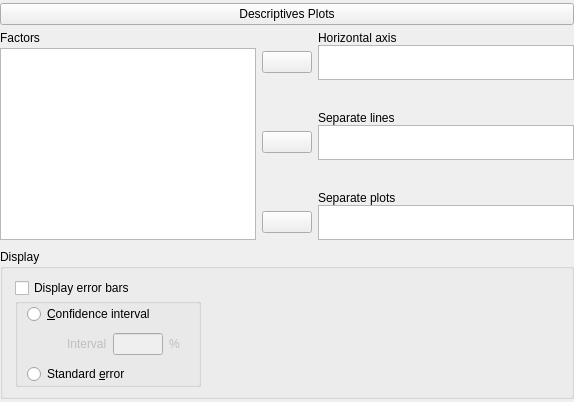
    <widget class="QWidget" name="profilePlot" native="true">
     <layout class="QGridLayout" name="gridLayout_24">
      <property name="leftMargin">
       <number>0</number>
      </property>
      <property name="topMargin">
       <number>3</number>
      </property>
      <property name="rightMargin">
       <number>0</number>
      </property>
      <property name="bottomMargin">
       <number>3</number>
      </property>
      <item row="1" column="0">
       <widget class="QWidget" name="containerDescriptivesPlot" native="true">
        <layout class="QGridLayout" name="gridLayout_23">
         <property name="leftMargin">
          <number>0</number>
         </property>
         <property name="topMargin">
          <number>0</number>
         </property>
         <property name="rightMargin">
          <number>0</number>
         </property>
         <property name="bottomMargin">
          <number>0</number>
         </property>
         <item row="0" column="0">
          <widget class="QWidget" name="widget_17" native="true">
           <layout class="QGridLayout" name="gridLayout_11">
            <property name="leftMargin">
             <number>0</number>
            </property>
            <property name="topMargin">
             <number>0</number>
            </property>
            <property name="rightMargin">
             <number>0</number>
            </property>
            <property name="bottomMargin">
             <number>3</number>
            </property>
            <property name="horizontalSpacing">
             <number>0</number>
            </property>
            <property name="verticalSpacing">
             <number>3</number>
            </property>
            <item row="0" column="0">
             <widget class="QLabel" name="label_7">
              <property name="sizePolicy">
               <sizepolicy hsizetype="Fixed" vsizetype="Fixed">
                <horstretch>0</horstretch>
                <verstretch>0</verstretch>
               </sizepolicy>
              </property>
              <property name="text">
               <string>Factors</string>
              </property>
             </widget>
            </item>
            <item row="1" column="0">
             <widget class="AvailableFieldsListView" name="plotVariables">
              <property name="sizePolicy">
               <sizepolicy hsizetype="Expanding" vsizetype="Expanding">
                <horstretch>0</horstretch>
                <verstretch>0</verstretch>
               </sizepolicy>
              </property>
              <property name="maximumSize">
               <size>
                <width>16777215</width>
                <height>16777215</height>
               </size>
              </property>
             </widget>
            </item>
           </layout>
          </widget>
         </item>
         <item row="0" column="1">
          <widget class="QWidget" name="widget_15" native="true">
           <layout class="QVBoxLayout" name="verticalLayout_6">
            <property name="leftMargin">
             <number>0</number>
            </property>
            <property name="topMargin">
             <number>0</number>
            </property>
            <property name="rightMargin">
             <number>0</number>
            </property>
            <property name="bottomMargin">
             <number>3</number>
            </property>
            <item>
             <widget class="QWidget" name="widget_19" native="true">
              <property name="sizePolicy">
               <sizepolicy hsizetype="Preferred" vsizetype="Preferred">
                <horstretch>0</horstretch>
                <verstretch>0</verstretch>
               </sizepolicy>
              </property>
              <layout class="QGridLayout" name="gridLayout_14">
               <property name="leftMargin">
                <number>0</number>
               </property>
               <property name="topMargin">
                <number>0</number>
               </property>
               <property name="rightMargin">
                <number>0</number>
               </property>
               <property name="bottomMargin">
                <number>0</number>
               </property>
               <property name="verticalSpacing">
                <number>0</number>
               </property>
               <item row="2" column="0">
                <widget class="AssignButton" name="buttonAssignHorizontalAxis">
                 <property name="sizePolicy">
                  <sizepolicy hsizetype="Fixed" vsizetype="Fixed">
                   <horstretch>0</horstretch>
                   <verstretch>0</verstretch>
                  </sizepolicy>
                 </property>
                 <property name="minimumSize">
                  <size>
                   <width>50</width>
                   <height>0</height>
                  </size>
                 </property>
                 <property name="maximumSize">
                  <size>
                   <width>50</width>
                   <height>16777215</height>
                  </size>
                 </property>
                 <property name="text">
                  <string/>
                 </property>
                </widget>
               </item>
               <item row="0" column="1">
                <widget class="QLabel" name="label_8">
                 <property name="sizePolicy">
                  <sizepolicy hsizetype="Fixed" vsizetype="Fixed">
                   <horstretch>0</horstretch>
                   <verstretch>0</verstretch>
                  </sizepolicy>
                 </property>
                 <property name="text">
                  <string>Horizontal axis</string>
                 </property>
                </widget>
               </item>
               <item row="2" column="1">
                <widget class="BoundListView" name="plotHorizontalAxis">
                 <property name="sizePolicy">
                  <sizepolicy hsizetype="Expanding" vsizetype="Fixed">
                   <horstretch>0</horstretch>
                   <verstretch>0</verstretch>
                  </sizepolicy>
                 </property>
                 <property name="maximumSize">
                  <size>
                   <width>16777215</width>
                   <height>35</height>
                  </size>
                 </property>
                </widget>
               </item>
              </layout>
             </widget>
            </item>
            <item>
             <spacer name="verticalSpacer_2">
              <property name="orientation">
               <enum>Qt::Vertical</enum>
              </property>
              <property name="sizeType">
               <enum>QSizePolicy::Expanding</enum>
              </property>
              <property name="sizeHint" stdset="0">
               <size>
                <width>20</width>
                <height>0</height>
               </size>
              </property>
             </spacer>
            </item>
            <item>
             <widget class="QWidget" name="widget_20" native="true">
              <property name="sizePolicy">
               <sizepolicy hsizetype="Preferred" vsizetype="Preferred">
                <horstretch>0</horstretch>
                <verstretch>0</verstretch>
               </sizepolicy>
              </property>
              <layout class="QGridLayout" name="gridLayout_15">
               <property name="leftMargin">
                <number>0</number>
               </property>
               <property name="topMargin">
                <number>0</number>
               </property>
               <property name="rightMargin">
                <number>0</number>
               </property>
               <property name="bottomMargin">
                <number>0</number>
               </property>
               <property name="verticalSpacing">
                <number>0</number>
               </property>
               <item row="1" column="1">
                <widget class="BoundListView" name="plotSeparateLines">
                 <property name="sizePolicy">
                  <sizepolicy hsizetype="Expanding" vsizetype="Fixed">
                   <horstretch>0</horstretch>
                   <verstretch>0</verstretch>
                  </sizepolicy>
                 </property>
                 <property name="maximumSize">
                  <size>
                   <width>16777215</width>
                   <height>35</height>
                  </size>
                 </property>
                </widget>
               </item>
               <item row="1" column="0">
                <widget class="AssignButton" name="buttonAssignSeperateLines">
                 <property name="sizePolicy">
                  <sizepolicy hsizetype="Fixed" vsizetype="Fixed">
                   <horstretch>0</horstretch>
                   <verstretch>0</verstretch>
                  </sizepolicy>
                 </property>
                 <property name="minimumSize">
                  <size>
                   <width>50</width>
                   <height>0</height>
                  </size>
                 </property>
                 <property name="maximumSize">
                  <size>
                   <width>50</width>
                   <height>16777215</height>
                  </size>
                 </property>
                 <property name="text">
                  <string/>
                 </property>
                </widget>
               </item>
               <item row="0" column="1">
                <widget class="QLabel" name="label_10">
                 <property name="sizePolicy">
                  <sizepolicy hsizetype="Fixed" vsizetype="Fixed">
                   <horstretch>0</horstretch>
                   <verstretch>0</verstretch>
                  </sizepolicy>
                 </property>
                 <property name="text">
                  <string>Separate lines</string>
                 </property>
                </widget>
               </item>
              </layout>
             </widget>
            </item>
            <item>
             <spacer name="verticalSpacer">
              <property name="orientation">
               <enum>Qt::Vertical</enum>
              </property>
              <property name="sizeType">
               <enum>QSizePolicy::Expanding</enum>
              </property>
              <property name="sizeHint" stdset="0">
               <size>
                <width>20</width>
                <height>0</height>
               </size>
              </property>
             </spacer>
            </item>
            <item>
             <widget class="QWidget" name="widget_22" native="true">
              <property name="sizePolicy">
               <sizepolicy hsizetype="Preferred" vsizetype="Preferred">
                <horstretch>0</horstretch>
                <verstretch>0</verstretch>
               </sizepolicy>
              </property>
              <layout class="QGridLayout" name="gridLayout_18">
               <property name="leftMargin">
                <number>0</number>
               </property>
               <property name="topMargin">
                <number>0</number>
               </property>
               <property name="rightMargin">
                <number>0</number>
               </property>
               <property name="bottomMargin">
                <number>0</number>
               </property>
               <property name="verticalSpacing">
                <number>0</number>
               </property>
               <item row="1" column="1">
                <widget class="BoundListView" name="plotSeparatePlots">
                 <property name="sizePolicy">
                  <sizepolicy hsizetype="Expanding" vsizetype="Fixed">
                   <horstretch>0</horstretch>
                   <verstretch>0</verstretch>
                  </sizepolicy>
                 </property>
                 <property name="maximumSize">
                  <size>
                   <width>16777215</width>
                   <height>35</height>
                  </size>
                 </property>
                </widget>
               </item>
               <item row="1" column="0">
                <widget class="AssignButton" name="buttonAssignSeperatePlots">
                 <property name="sizePolicy">
                  <sizepolicy hsizetype="Fixed" vsizetype="Fixed">
                   <horstretch>0</horstretch>
                   <verstretch>0</verstretch>
                  </sizepolicy>
                 </property>
                 <property name="minimumSize">
                  <size>
                   <width>50</width>
                   <height>0</height>
                  </size>
                 </property>
                 <property name="maximumSize">
                  <size>
                   <width>50</width>
                   <height>16777215</height>
                  </size>
                 </property>
                 <property name="text">
                  <string/>
                 </property>
                </widget>
               </item>
               <item row="0" column="1">
                <widget class="QLabel" name="label_13">
                 <property name="sizePolicy">
                  <sizepolicy hsizetype="Fixed" vsizetype="Fixed">
                   <horstretch>0</horstretch>
                   <verstretch>0</verstretch>
                  </sizepolicy>
                 </property>
                 <property name="text">
                  <string>Separate plots</string>
                 </property>
                </widget>
               </item>
              </layout>
             </widget>
            </item>
           </layout>
          </widget>
         </item>
         <item row="1" column="0" colspan="2">
          <widget class="GroupBox" name="groupOptions2_2">
           <property name="title">
            <string>Display</string>
           </property>
           <layout class="QGridLayout" name="gridLayout_16">
            <property name="leftMargin">
             <number>12</number>
            </property>
            <property name="verticalSpacing">
             <number>0</number>
            </property>
            <item row="0" column="0">
             <widget class="BoundCheckBox" name="plotErrorBars">
              <property name="text">
               <string>Display error bars</string>
              </property>
             </widget>
            </item>
            <item row="0" column="2">
             <spacer name="horizontalSpacer_6">
              <property name="orientation">
               <enum>Qt::Horizontal</enum>
              </property>
              <property name="sizeHint" stdset="0">
               <size>
                <width>40</width>
                <height>20</height>
               </size>
              </property>
             </spacer>
            </item>
            <item row="1" column="0">
             <widget class="BoundGroupBox" name="errorBarType">
              <layout class="QGridLayout" name="gridLayout_27">
               <property name="topMargin">
                <number>0</number>
               </property>
               <property name="bottomMargin">
                <number>0</number>
               </property>
               <property name="verticalSpacing">
                <number>9</number>
               </property>
               <item row="2" column="0">
                <widget class="QRadioButton" name="_2standardError">
                 <property name="text">
                  <string>Standard &amp;error</string>
                 </property>
                </widget>
               </item>
               <item row="0" column="0">
                <widget class="QRadioButton" name="_1confidenceInterval">
                 <property name="text">
                  <string>&amp;Confidence interval</string>
                 </property>
                </widget>
               </item>
               <item row="1" column="0">
                <widget class="QWidget" name="widgetConfidenceIntervalInterval" native="true">
                 <property name="enabled">
                  <bool>false</bool>
                 </property>
                 <property name="sizePolicy">
                  <sizepolicy hsizetype="Fixed" vsizetype="Preferred">
                   <horstretch>0</horstretch>
                   <verstretch>0</verstretch>
                  </sizepolicy>
                 </property>
                 <layout class="QGridLayout" name="gridLayout_28">
                  <property name="leftMargin">
                   <number>40</number>
                  </property>
                  <property name="topMargin">
                   <number>0</number>
                  </property>
                  <property name="bottomMargin">
                   <number>0</number>
                  </property>
                  <item row="0" column="1">
                   <widget class="BoundTextBox" name="confidenceIntervalInterval">
                    <property name="maximumSize">
                     <size>
                      <width>50</width>
                      <height>16777215</height>
                     </size>
                    </property>
                   </widget>
                  </item>
                  <item row="0" column="0">
                   <widget class="QLabel" name="label_6">
                    <property name="sizePolicy">
                     <sizepolicy hsizetype="Fixed" vsizetype="Preferred">
                      <horstretch>0</horstretch>
                      <verstretch>0</verstretch>
                     </sizepolicy>
                    </property>
                    <property name="text">
                     <string>Interval</string>
                    </property>
                   </widget>
                  </item>
                  <item row="0" column="2">
                   <widget class="QLabel" name="label_11">
                    <property name="sizePolicy">
                     <sizepolicy hsizetype="Fixed" vsizetype="Fixed">
                      <horstretch>0</horstretch>
                      <verstretch>0</verstretch>
                     </sizepolicy>
                    </property>
                    <property name="text">
                     <string>%</string>
                    </property>
                   </widget>
                  </item>
                 </layout>
                </widget>
               </item>
              </layout>
              <zorder>_1confidenceInterval</zorder>
              <zorder>_2standardError</zorder>
              <zorder>widgetConfidenceIntervalInterval</zorder>
             </widget>
            </item>
            <item row="1" column="2">
             <spacer name="horizontalSpacer_3">
              <property name="orientation">
               <enum>Qt::Horizontal</enum>
              </property>
              <property name="sizeHint" stdset="0">
               <size>
                <width>40</width>
                <height>20</height>
               </size>
              </property>
             </spacer>
            </item>
           </layout>
          </widget>
         </item>
        </layout>
       </widget>
      </item>
      <item row="0" column="0">
       <widget class="ExpanderButton" name="expanderDescriptivesPlot">
        <property name="sizePolicy">
         <sizepolicy hsizetype="Expanding" vsizetype="Fixed">
          <horstretch>0</horstretch>
          <verstretch>0</verstretch>
         </sizepolicy>
        </property>
        <property name="text">
         <string>Descriptives Plots</string>
        </property>
       </widget>
      </item>
     </layout>
    </widget>
